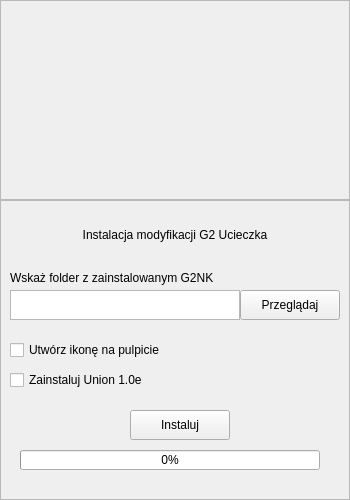
<?xml version="1.0" encoding="UTF-8"?>
<ui version="4.0">
 <class>MainWindow</class>
 <widget class="QMainWindow" name="MainWindow">
  <property name="geometry">
   <rect>
    <x>0</x>
    <y>0</y>
    <width>350</width>
    <height>500</height>
   </rect>
  </property>
  <property name="sizePolicy">
   <sizepolicy hsizetype="Fixed" vsizetype="Fixed">
    <horstretch>0</horstretch>
    <verstretch>0</verstretch>
   </sizepolicy>
  </property>
  <property name="windowTitle">
   <string>MainWindow</string>
  </property>
  <widget class="QWidget" name="centralwidget">
   <widget class="QFrame" name="background">
    <property name="geometry">
     <rect>
      <x>0</x>
      <y>0</y>
      <width>350</width>
      <height>200</height>
     </rect>
    </property>
    <property name="frameShape">
     <enum>QFrame::StyledPanel</enum>
    </property>
    <property name="frameShadow">
     <enum>QFrame::Raised</enum>
    </property>
   </widget>
   <widget class="QFrame" name="frame">
    <property name="geometry">
     <rect>
      <x>0</x>
      <y>200</y>
      <width>350</width>
      <height>300</height>
     </rect>
    </property>
    <property name="frameShape">
     <enum>QFrame::StyledPanel</enum>
    </property>
    <property name="frameShadow">
     <enum>QFrame::Raised</enum>
    </property>
    <widget class="QLabel" name="title">
     <property name="geometry">
      <rect>
       <x>10</x>
       <y>0</y>
       <width>330</width>
       <height>70</height>
      </rect>
     </property>
     <property name="text">
      <string>Instalacja modyfikacji G2 Ucieczka</string>
     </property>
     <property name="alignment">
      <set>Qt::AlignCenter</set>
     </property>
    </widget>
    <widget class="QPlainTextEdit" name="sourcePath">
     <property name="geometry">
      <rect>
       <x>10</x>
       <y>90</y>
       <width>230</width>
       <height>30</height>
      </rect>
     </property>
    </widget>
    <widget class="QPushButton" name="browseButton">
     <property name="geometry">
      <rect>
       <x>240</x>
       <y>90</y>
       <width>100</width>
       <height>30</height>
      </rect>
     </property>
     <property name="text">
      <string>Przeglądaj</string>
     </property>
    </widget>
    <widget class="QCheckBox" name="checkBoxIcon">
     <property name="geometry">
      <rect>
       <x>10</x>
       <y>140</y>
       <width>330</width>
       <height>20</height>
      </rect>
     </property>
     <property name="text">
      <string>Utwórz ikonę na pulpicie</string>
     </property>
     <property name="tristate">
      <bool>false</bool>
     </property>
    </widget>
    <widget class="QProgressBar" name="progressBar">
     <property name="geometry">
      <rect>
       <x>20</x>
       <y>250</y>
       <width>300</width>
       <height>20</height>
      </rect>
     </property>
     <property name="value">
      <number>0</number>
     </property>
    </widget>
    <widget class="QPushButton" name="installButton">
     <property name="geometry">
      <rect>
       <x>130</x>
       <y>210</y>
       <width>100</width>
       <height>30</height>
      </rect>
     </property>
     <property name="text">
      <string>Instaluj</string>
     </property>
    </widget>
    <widget class="QLabel" name="labelBrowse">
     <property name="geometry">
      <rect>
       <x>10</x>
       <y>70</y>
       <width>330</width>
       <height>15</height>
      </rect>
     </property>
     <property name="text">
      <string>Wskaż folder z zainstalowanym G2NK</string>
     </property>
    </widget>
    <widget class="QCheckBox" name="checkBoxUnion">
     <property name="geometry">
      <rect>
       <x>10</x>
       <y>170</y>
       <width>330</width>
       <height>20</height>
      </rect>
     </property>
     <property name="text">
      <string>Zainstaluj Union 1.0e</string>
     </property>
    </widget>
    <widget class="QLabel" name="labelStatus">
     <property name="geometry">
      <rect>
       <x>20</x>
       <y>270</y>
       <width>321</width>
       <height>16</height>
      </rect>
     </property>
     <property name="text">
      <string/>
     </property>
    </widget>
   </widget>
  </widget>
 </widget>
 <resources/>
 <connections/>
</ui>
